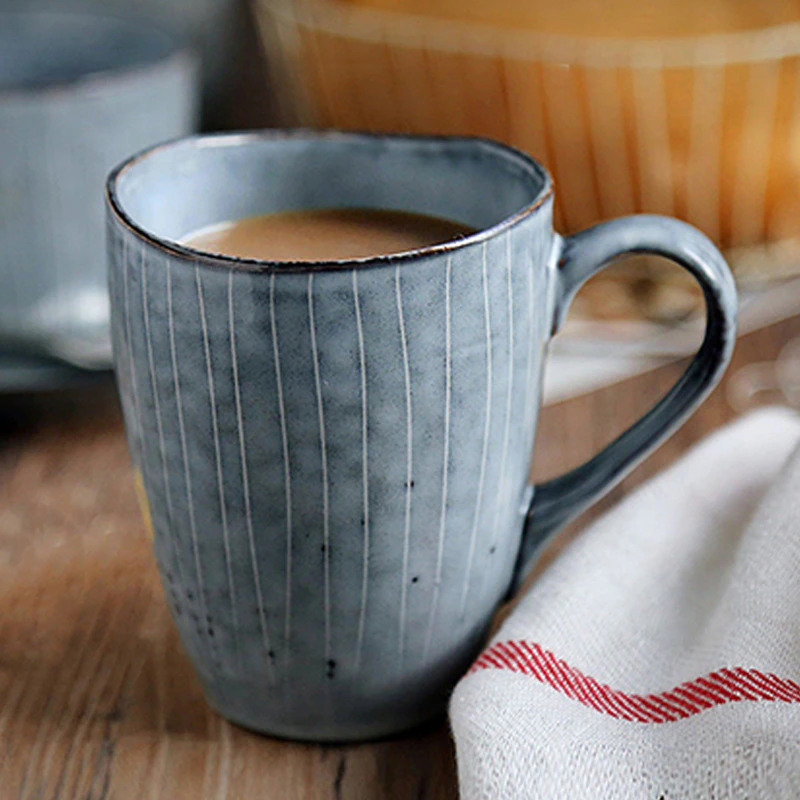
#> input picture Assignment 2/images/ceramic.jpg, 800 x 800 px, found by its file name
$ jupyter execute Q07.ipynb   (shell and % lines are left out)
#> lines starting #> are read from the running program, lines starting #| are printed output that depends on the picture
# Question 7

## Fourier Transform

[cell 1]
import cv2
import numpy as np
import matplotlib.pyplot as plt
import math
import time

[cell 2]
#Load image
cer = cv2.imread("images/ceramic.jpg",0)
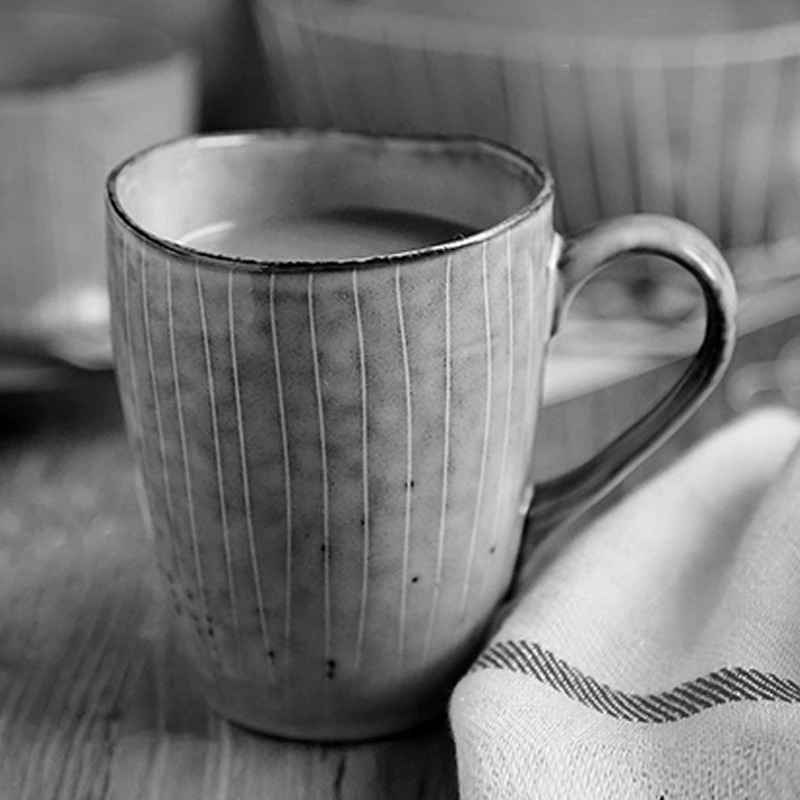
#> cer: shape (800, 800); min 0, max 255, mean 119.8
plt.imshow(cer,cmap='gray')

[cell 3]
print(cer)
#> (printed output is left out)
